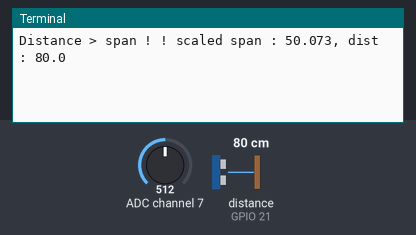
Simulated run of this program. Board: Raspberry Pi (BCM pin numbers). Parts: the last lines printed to the terminal. The inputs (shaded band) are chosen by the test bench; at power-on: distance to the obstacle (sensor on GPIO 21) 80 cm, ADC channel 7 = 512 (analog values on the 0–1023 scale). The echo pulse lasts 58.3 µs per cm; the clock reads 2024-03-15 10:24:30 at power-on unless the program sets it; files the program writes start out absent.

Above: at 1.2 s.
1.3 s: distance to the obstacle (sensor on GPIO 21) set to 2 cm
At 3.3 s:
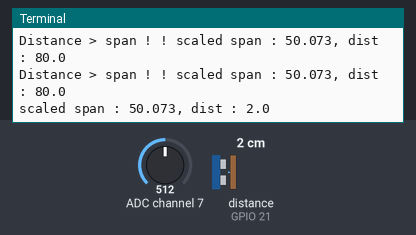
3.9 s: ADC channel 7 set to 716
At 5.2 s:
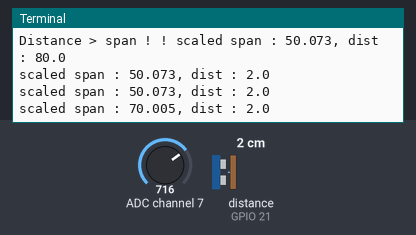
5.4 s: distance to the obstacle (sensor on GPIO 21) set to 4 cm
At 6.0 s:
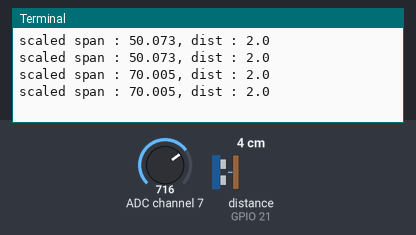
6.9 s: ADC channel 7 set to 900
At 8.3 s:
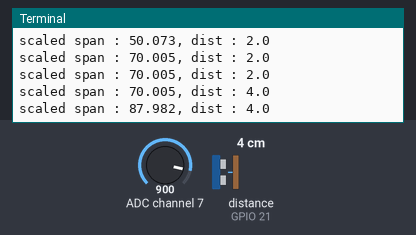
Timing chart, 0 to 9.4 s (numbered marks = the images above; inputs shaded):
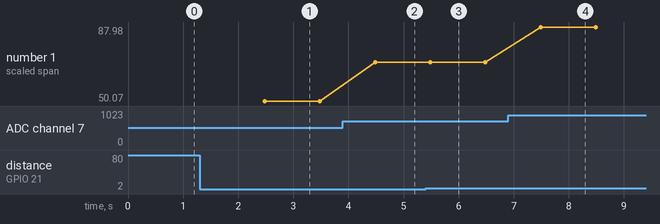

Measured:
- after the input at 1.3 s, the terminal: prints a new line after 1.2 s (image 1)
- after the input at 3.9 s, the terminal: prints a new line after 0.58 s (image 2)
- after the input at 6.9 s, the terminal: prints a new line after 0.59 s (image 4)
- plotted number 1: 50.07 → 70 after the input at 3.9 s, 70 → 87.98 after the input at 6.9 s

The program:

ultrasonic_reading.py
```python
from  gpiozero import MCP3008, DistanceSensor
from time import sleep

from datetime import datetime

pot = MCP3008(7)
ultrasonic = DistanceSensor(echo  = 21, trigger  = 20)

file = open ("/home/pi/Desktop/SIC/GPIOZERO/here.txt","w")

while True:
    dist = ultrasonic .distance*100
    span = pot.value* 100
    dist, span = round (dist, 3) , round(span, 3)
    if (dist <= span):
        print(f"scaled span : {span}, dist : {dist}")
        timestamp = datetime.now().strftime('%y/%m/%d %HH %MM %SS')
        data = f"{timestamp} --> " \
               f"distance : {dist} , span : {span} \n"

        file.write(data)
    else :
        print(f"Distance > span ! ! scaled span : {span}, dist : {dist}")
    sleep(1)

file.close()
```
